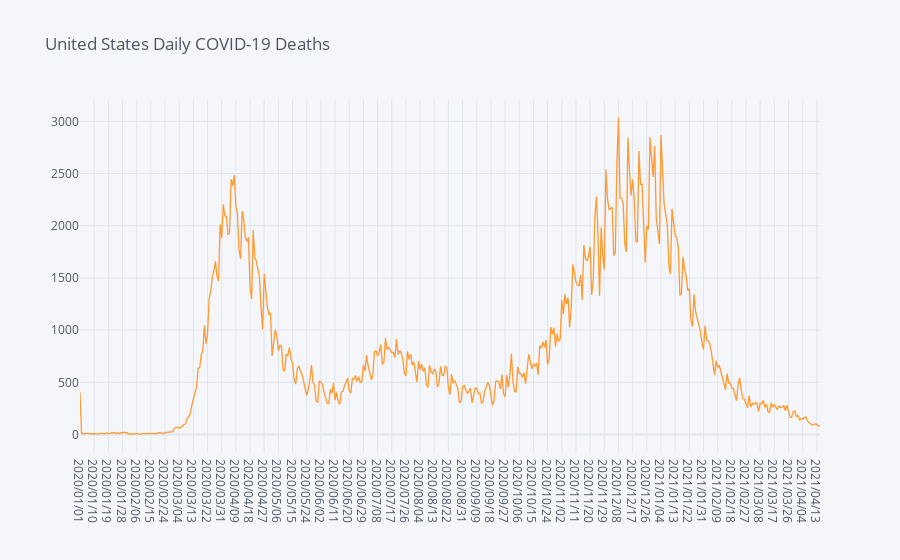

Notebook cell for this chart:
### Code cell
# create interactive line plot showing number of deaths by date
deaths_date.iplot(kind='lines', x ='date', y ='count', title='United States Daily COVID-19 Deaths')

### Figure 1 — Plotly figure (JSON) as saved in the notebook; plotly's stock layout.template omitted (floating-point values rounded to 4 significant figures; data arrays with more than 128 entries replaced by an {"elided": "..."} marker saying what was removed)
{"data": [{"line": {"color": "rgba(255, 153, 51, 1.0)", "dash": "solid", "shape": "linear", "width": 1.3}, "mode": "lines", "name": "count", "text": "", "type": "scatter", "x": {"elided": "471 str values"}, "y": {"elided": "471 int values"}}], "layout": {"legend": {"bgcolor": "#F5F6F9", "font": {"color": "#4D5663"}}, "paper_bgcolor": "#F5F6F9", "plot_bgcolor": "#F5F6F9", "title": {"font": {"color": "#4D5663"}, "text": "United States Daily COVID-19 Deaths"}, "xaxis": {"gridcolor": "#E1E5ED", "showgrid": true, "tickfont": {"color": "#4D5663"}, "title": {"font": {"color": "#4D5663"}, "text": ""}, "zerolinecolor": "#E1E5ED"}, "yaxis": {"gridcolor": "#E1E5ED", "showgrid": true, "tickfont": {"color": "#4D5663"}, "title": {"font": {"color": "#4D5663"}, "text": ""}, "zerolinecolor": "#E1E5ED"}}}
